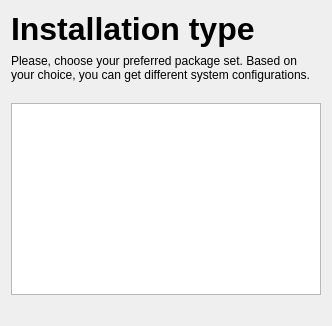
      <widget class="QWidget" name="setupVariantPage">
       <layout class="QVBoxLayout" name="verticalLayout_11">
        <item>
         <layout class="QHBoxLayout" name="horizontalLayout_36">
          <item>
           <widget class="QLabel" name="label_10">
            <property name="text">
             <string>&lt;!DOCTYPE HTML PUBLIC &quot;-//W3C//DTD HTML 4.0//EN&quot; &quot;http://www.w3.org/TR/REC-html40/strict.dtd&quot;&gt;
&lt;html&gt;&lt;head&gt;&lt;meta name=&quot;qrichtext&quot; content=&quot;1&quot; /&gt;&lt;style type=&quot;text/css&quot;&gt;
p, li { white-space: pre-wrap; }
&lt;/style&gt;&lt;/head&gt;&lt;body style=&quot; font-family:'Droid Sans'; font-size:10pt; font-weight:400; font-style:normal;&quot;&gt;
&lt;p style=&quot; margin-top:0px; margin-bottom:0px; margin-left:0px; margin-right:0px; -qt-block-indent:0; text-indent:0px;&quot;&gt;&lt;span style=&quot; font-family:'Tahoma'; font-size:24pt; font-weight:600;&quot;&gt;Installation type&lt;/span&gt;&lt;/p&gt;&lt;/body&gt;&lt;/html&gt;</string>
            </property>
            <property name="wordWrap">
             <bool>false</bool>
            </property>
           </widget>
          </item>
          <item>
           <spacer name="horizontalSpacer_22">
            <property name="orientation">
             <enum>Qt::Horizontal</enum>
            </property>
            <property name="sizeHint" stdset="0">
             <size>
              <width>40</width>
              <height>20</height>
             </size>
            </property>
           </spacer>
          </item>
          <item>
           <layout class="QVBoxLayout" name="verticalLayout_32">
            <item>
             <spacer name="verticalSpacer_30">
              <property name="orientation">
               <enum>Qt::Vertical</enum>
              </property>
              <property name="sizeType">
               <enum>QSizePolicy::Fixed</enum>
              </property>
              <property name="sizeHint" stdset="0">
               <size>
                <width>20</width>
                <height>9</height>
               </size>
              </property>
             </spacer>
            </item>
            <item>
             <widget class="QLabel" name="label_42">
              <property name="text">
               <string/>
              </property>
              <property name="pixmap">
               <pixmap resource="mainwindow.qrc">:/setupRoots/icons/agilia_installer_head.png</pixmap>
              </property>
             </widget>
            </item>
           </layout>
          </item>
         </layout>
        </item>
        <item>
         <widget class="QLabel" name="label_43">
          <property name="text">
           <string>Please, choose your preferred package set. Based on your choice, you can get different system configurations.</string>
          </property>
          <property name="wordWrap">
           <bool>true</bool>
          </property>
         </widget>
        </item>
        <item>
         <spacer name="verticalSpacer_8">
          <property name="orientation">
           <enum>Qt::Vertical</enum>
          </property>
          <property name="sizeType">
           <enum>QSizePolicy::Fixed</enum>
          </property>
          <property name="sizeHint" stdset="0">
           <size>
            <width>20</width>
            <height>15</height>
           </size>
          </property>
         </spacer>
        </item>
        <item>
         <layout class="QHBoxLayout" name="horizontalLayout_13">
          <item>
           <widget class="QListWidget" name="setupVariantsListWidget">
            <property name="maximumSize">
             <size>
              <width>16777215</width>
              <height>16777215</height>
             </size>
            </property>
           </widget>
          </item>
         </layout>
        </item>
        <item>
         <widget class="QLabel" name="setupVariantDescription">
          <property name="text">
           <string/>
          </property>
          <property name="wordWrap">
           <bool>true</bool>
          </property>
         </widget>
        </item>
       </layout>
      </widget>
